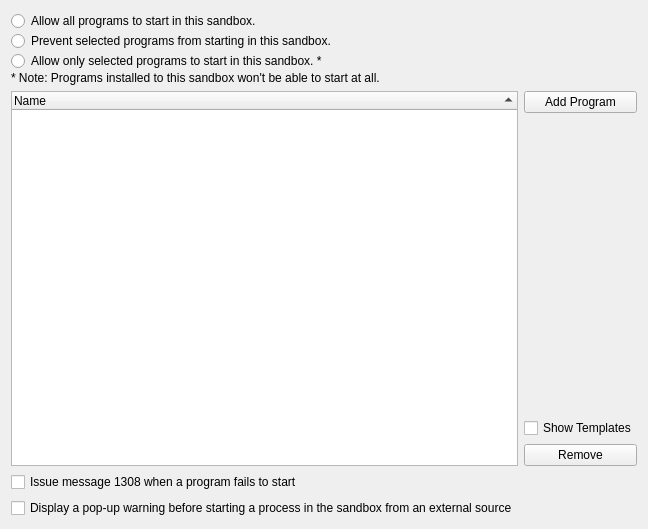
       <widget class="QWidget" name="tabStart">
        <attribute name="title">
         <string>Start Restrictions</string>
        </attribute>
        <layout class="QGridLayout" name="gridLayout_85">
         <item row="0" column="0">
          <layout class="QGridLayout" name="gridLayout_19">
           <item row="0" column="0">
            <layout class="QGridLayout" name="gridLayout_23">
             <property name="verticalSpacing">
              <number>0</number>
             </property>
             <item row="3" column="0">
              <widget class="QLabel" name="label_4">
               <property name="text">
                <string>* Note: Programs installed to this sandbox won't be able to start at all.</string>
               </property>
               <property name="wordWrap">
                <bool>true</bool>
               </property>
              </widget>
             </item>
             <item row="0" column="0">
              <widget class="QRadioButton" name="radStartAll">
               <property name="text">
                <string>Allow all programs to start in this sandbox.</string>
               </property>
              </widget>
             </item>
             <item row="2" column="0">
              <widget class="QRadioButton" name="radStartSelected">
               <property name="text">
                <string>Allow only selected programs to start in this sandbox. *</string>
               </property>
              </widget>
             </item>
             <item row="1" column="0">
              <widget class="QRadioButton" name="radStartExcept">
               <property name="text">
                <string>Prevent selected programs from starting in this sandbox.</string>
               </property>
              </widget>
             </item>
            </layout>
           </item>
           <item row="1" column="1">
            <widget class="QPushButton" name="btnAddStartProg">
             <property name="text">
              <string>Add Program</string>
             </property>
            </widget>
           </item>
           <item row="2" column="1">
            <spacer name="verticalSpacer_8">
             <property name="orientation">
              <enum>Qt::Orientation::Vertical</enum>
             </property>
             <property name="sizeHint" stdset="0">
              <size>
               <width>20</width>
               <height>299</height>
              </size>
             </property>
            </spacer>
           </item>
           <item row="3" column="1">
            <widget class="QCheckBox" name="chkShowStartTmpl">
             <property name="text">
              <string>Show Templates</string>
             </property>
            </widget>
           </item>
           <item row="4" column="1">
            <widget class="QPushButton" name="btnDelStartProg">
             <property name="text">
              <string>Remove</string>
             </property>
            </widget>
           </item>
           <item row="5" column="0">
            <widget class="QCheckBox" name="chkStartBlockMsg">
             <property name="text">
              <string>Issue message 1308 when a program fails to start</string>
             </property>
            </widget>
           </item>
           <item row="6" column="0">
            <widget class="QCheckBox" name="chkAlertBeforeStart">
             <property name="toolTip">
              <string>This setting can be used to prevent programs from running in the sandbox without the user's knowledge or consent.</string>
             </property>
             <property name="text">
              <string>Display a pop-up warning before starting a process in the sandbox from an external source</string>
             </property>
            </widget>
           </item>
           <item row="1" column="0" rowspan="4">
            <widget class="QTreeWidget" name="treeStart">
             <property name="sortingEnabled">
              <bool>true</bool>
             </property>
             <column>
              <property name="text">
               <string>Name</string>
              </property>
             </column>
            </widget>
           </item>
          </layout>
         </item>
        </layout>
       </widget>
